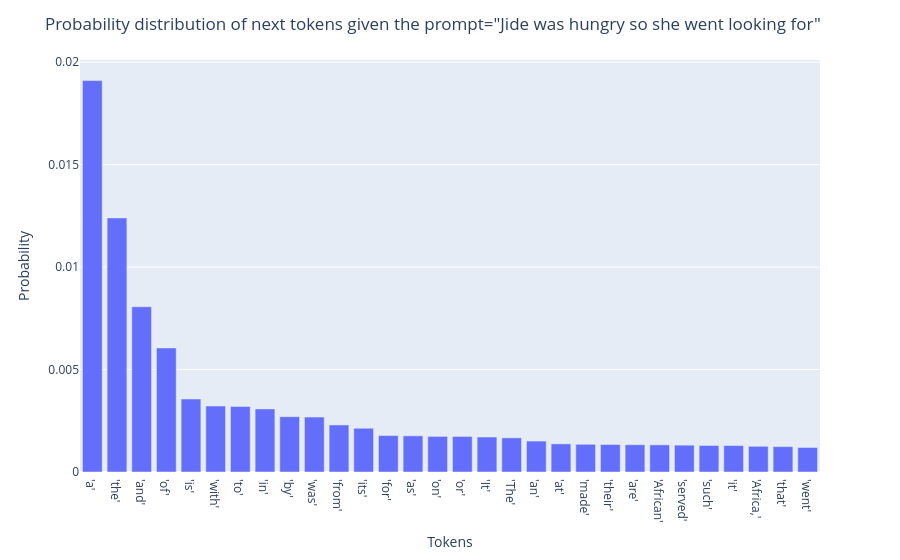

The notebook cell this image was saved under:
### Markdown cell above
### Is the generated text coherent, and does it make sense given the context?
* Prompt the model with a token  or a phrase of your choosing.
* Increase `num_tokens_to_generate` to generate longer texts.
* Visualize the probability distribution of the next token for a given prompt.
* Inspect the quality of generated texts.

Note that, above, the generation process always chooses the most probable next token from the set of candidate tokens. In the next cell, the generation process samples a next token according to the probability distribution predicted by the model. This is done by setting the `sampling_mode` parameter to `random`.

------
> **ℹ️ Info: Unseen tokens**
>
>When you are trying different prompts, you may also notice that sometimes tokens get replaced by the special string `<UNK>`. This happens when you prompt the model with tokens that did not appear in the training dataset, so called **unseen tokens**. For these tokens, the `token_to_index` dictionary of the tokenizer does not have an entry and therefore they cannot be mapped to a token index.
>
> One method of dealing with such tokens is to add a special `<UNK>` token along with its index to the vocabulary of the tokenizer. Then, during **inference**, whenever there is an unseen token, it maps the token to the index of this special `<UNK>` token.
>
> This method is not ideal because all information in the token is lost. In later courses, you will learn more sophisticated methods of dealing with unseen tokens that do not rely on such a catch-all token. For now, you will likely observe that the model is not very good at predicting the next word if there are several unseen words in the prompt.
------

### Code cell
prompt = "Jide was hungry so she went looking for" #@param {type: "string"}
num_tokens_to_generate = 10 #@param {type: "number"}
generated_text, probs = generation.generate_text(
    prompt,
    num_tokens_to_generate,
    model=model,
    tokenizer=tokenizer,
    pad_token_id=tokenizer.pad_token_id,
    sampling_mode="random",
)
print("Generated text:", generated_text)
print("\n")

visualizations.plot_next_token(probs[0], prompt=prompt, tokenizer=tokenizer)

### Figure 1 — Plotly figure (JSON) as saved in the notebook; plotly's stock layout.template omitted (floating-point values rounded to 4 significant figures)
{"data": [{"alignmentgroup": "True", "hovertemplate": "x=%{x}<br>y=%{y}<extra></extra>", "legendgroup": "", "marker": {"color": "#636efa", "pattern": {"shape": ""}}, "name": "", "offsetgroup": "", "orientation": "v", "showlegend": false, "textposition": "auto", "type": "bar", "x": ["'a'", "'the'", "'and'", "'of'", "'is'", "'with'", "'to'", "'in'", "'by'", "'was'", "'from'", "'its'", "'for'", "'as'", "'on'", "'or'", "'It'", "'The'", "'an'", "'at'", "'made'", "'their'", "'are'", "'African'", "'served'", "'such'", "'it'", "'Africa,'", "'that'", "'went'"], "xaxis": "x", "y": [0.0191, 0.0124, 0.008066, 0.006055, 0.003562, 0.003219, 0.003198, 0.003078, 0.002701, 0.00268, 0.002296, 0.002133, 0.00178, 0.001765, 0.001737, 0.001734, 0.001706, 0.001668, 0.001509, 0.001373, 0.001352, 0.001341, 0.001331, 0.001324, 0.001309, 0.001294, 0.00129, 0.001255, 0.001237, 0.001194], "yaxis": "y"}], "layout": {"barmode": "relative", "legend": {"tracegroupgap": 0}, "margin": {"t": 60}, "title": {"text": "Probability distribution of next tokens given the prompt=\"Jide was hungry so she went looking for\""}, "xaxis": {"anchor": "y", "domain": [0, 1], "title": {"text": "Tokens"}}, "yaxis": {"anchor": "x", "domain": [0, 1], "title": {"text": "Probability"}}}}
